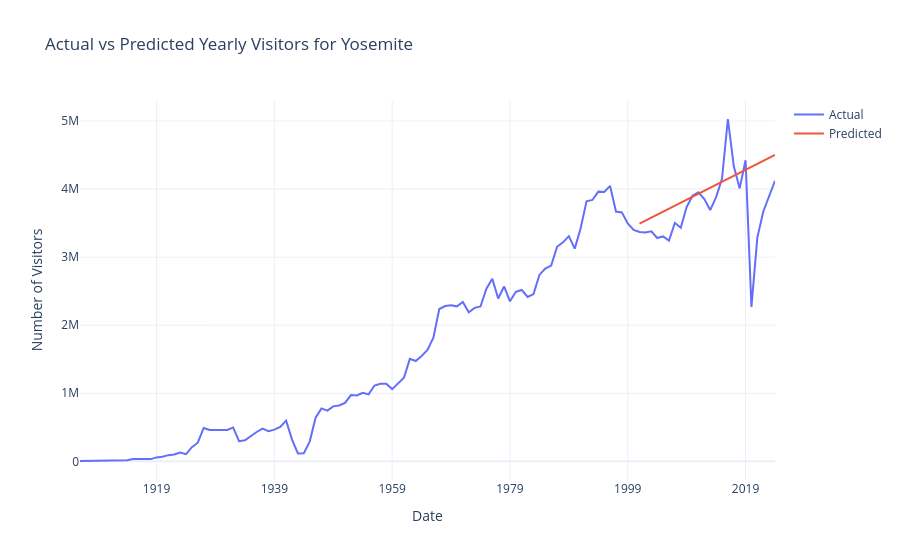

Here is the notebook cell this chart was saved with:
### Code cell
# fig = make_subplots()
# fig.add_trace(
#     go.Scatter(
#         x=park.index,
#         y=park['Total'],
#         mode='lines',
#         name='Actual'
#     )
# )
# fig.add_trace(
#     go.Scatter(
#         x=X_test.index,
#         y=y_pred,
#         mode='lines',
#         name='Predicted'
#     )
# )
# ticks = park.index[park.index % 20 == 0]
# labels = park.loc[ticks, 'Date'].dt.year

# fig.update_layout(
#     title=f'Actual vs Predicted Yearly Visitors for {park_name}',
#     xaxis_title='Date',
#     yaxis_title='Number of Visitors',
#     xaxis=dict(
#         tickmode='array',
#         tickvals=ticks,
#         ticktext=labels
#     ),
#     template='plotly_white'
# )

# fig.show()
